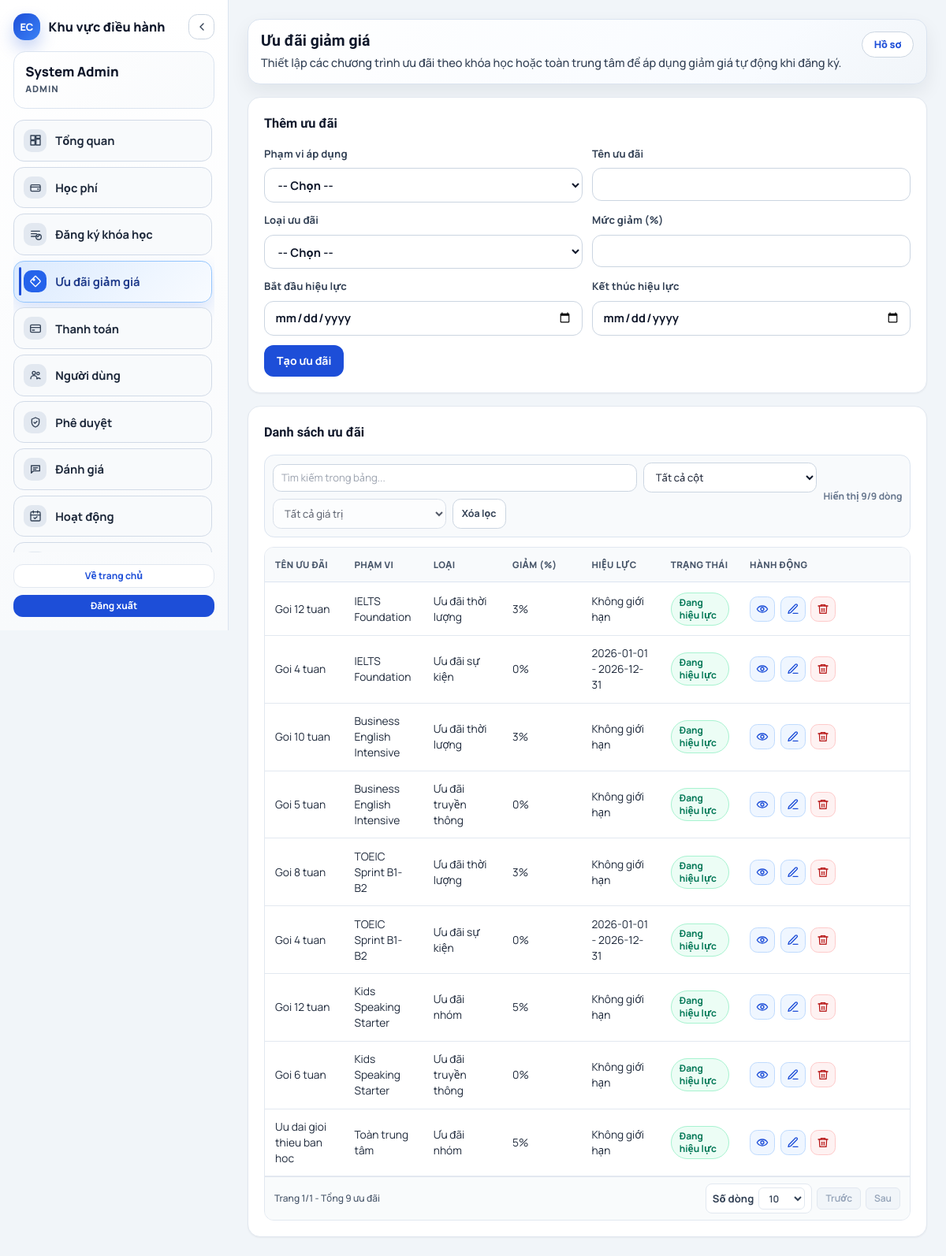
The app's page /?page=promotions-manage (signed in) with its own data.
### tables this page shows
CREATE TABLE promotions (
    id BIGINT UNSIGNED AUTO_INCREMENT PRIMARY KEY,
    course_id BIGINT UNSIGNED DEFAULT NULL,
    name VARCHAR(150) NOT NULL,
    promo_type ENUM('DURATION', 'SOCIAL', 'EVENT', 'GROUP') NOT NULL,
    discount_value DECIMAL(5,2) NOT NULL DEFAULT 0,
    start_date DATE DEFAULT NULL,
    end_date DATE DEFAULT NULL,
    CONSTRAINT ck_promotions_discount_value CHECK (discount_value >= 0 AND discount_value <= 100),
    CONSTRAINT ck_promotions_date_range CHECK (start_date IS NULL OR end_date IS NULL OR start_date <= end_date),
    CONSTRAINT fk_promotions_course FOREIGN KEY (course_id) REFERENCES courses(id),
    KEY idx_promotions_scope_dates (course_id, start_date, end_date),
    KEY idx_promotions_promo_type (promo_type)
);

### public_html/pages/manage-promotions/index.php (the view, shortened to what the rows shown need)
<?php
$academicModel = new AcademicModel();
$promotionPage = max(1, (int) ($_GET['promotion_page'] ?? 1));
$promotionPerPage = ui_pagination_resolve_per_page('promotion_per_page', 10);
$promotionTotal = $academicModel->countPromotions();
$promotions = $academicModel->listPromotionsPage($promotionPage, $promotionPerPage);
$viewer = auth_user();
$isAdmin = (($viewer['role'] ?? '') === 'admin');
$canManagePromotion = $isAdmin || has_any_permission(['finance.tuition.manage', 'finance.tuition.create', 'finance.tuition.update', 'finance.adjust.request']);
$canDeletePromotion = $isAdmin || has_any_permission(['finance.tuition.manage', 'finance.tuition.delete', 'finance.adjust.request']);
$promoTypeOptions = [
    'DURATION' => 'Ưu đãi thời lượng',
    'SOCIAL' => 'Ưu đãi truyền thông',
    'EVENT' => 'Ưu đãi sự kiện',
    'GROUP' => 'Ưu đãi nhóm',
];
$today = date('Y-m-d');
?>
<div class="grid gap-4">
    <article class="rounded-2xl border border-slate-200 bg-white p-5 shadow-sm">
        <div class="overflow-x-auto rounded-xl border border-slate-200 bg-white">
            <table class="min-w-full border-collapse text-sm">
                <thead>
                    <tr>
                        <th>Tên ưu đãi</th>
                        <th>Phạm vi</th>
                        <th>Loại</th>
                        <th>Giảm (%)</th>
                        <th>Hiệu lực</th>
                        <th>Trạng thái</th>
                        <th>Hành động</th>
                    </tr>
                </thead>
                <tbody>
                    <?php if (empty($promotions)): ?>
                        <tr>
                            <td colspan="7">
                                <div class="rounded-xl border border-dashed border-slate-300 bg-slate-50 p-6 text-center text-sm text-slate-500">Chưa có ưu đãi nào.</div>
                            </td>
                        </tr>
                    <?php else: ?>
                        <?php foreach ($promotions as $promotion): ?>
                            <?php
                            $promotionId = (int) ($promotion['id'] ?? 0);
                            $courseId = max(0, (int) ($promotion['course_id'] ?? 0));
                            $courseName = trim((string) ($promotion['course_name'] ?? ''));
                            $scopeLabel = $courseId > 0
                                ? ($courseName !== '' ? $courseName : ('Khóa #' . $courseId))
                                : 'Toàn trung tâm';
                            $promoType = strtoupper(trim((string) ($promotion['promo_type'] ?? 'DURATION')));
                            $promoTypeLabel = (string) ($promoTypeOptions[$promoType] ?? $promoType);
                            $discountValue = max(0, min(100, (float) ($promotion['discount_value'] ?? 0)));
                            $discountText = rtrim(rtrim(number_format($discountValue, 2, '.', ''), '0'), '.');
                            $startDate = trim((string) ($promotion['start_date'] ?? ''));
                            $endDate = trim((string) ($promotion['end_date'] ?? ''));
                            if ($startDate !== '' && $endDate !== '') {
                                $effectiveText = $startDate . ' - ' . $endDate;
                            } elseif ($startDate !== '') {
                                $effectiveText = 'Từ ' . $startDate;
                            } elseif ($endDate !== '') {
                                $effectiveText = 'Đến ' . $endDate;
                            } else {
                                $effectiveText = 'Không giới hạn';
                            }
                            $isActive = ($startDate === '' || $startDate <= $today)
                                && ($endDate === '' || $endDate >= $today);
                            ?>
                            <tr>
                                <td><?= e((string) ($promotion['name'] ?? ('Ưu đãi #' . $promotionId))); ?></td>
                                <td><?= e($scopeLabel); ?></td>
                                <td><?= e($promoTypeLabel); ?></td>
                                <td><?= e($discountText); ?>%</td>
                                <td><?= e($effectiveText); ?></td>
                                <td>
                                    <?php if ($isActive): ?>
                                        <span class="inline-flex items-center rounded-full border border-emerald-200 bg-emerald-50 px-2.5 py-1 text-xs font-bold text-emerald-700">Đang hiệu lực</span>
                                    <?php else: ?>
                                        <span class="inline-flex items-center rounded-full border border-slate-200 bg-slate-100 px-2.5 py-1 text-xs font-bold text-slate-600">Ngoài hiệu lực</span>
                                    <?php endif; ?>
                                </td>
                                <td>
                                    <span class="inline-flex flex-wrap items-center gap-2">
                                        <?php if ($canManagePromotion): ?>
                                            <a href="<?= e(page_url('promotions-manage', ['edit' => $promotionId, 'promotion_page' => $promotionPage, 'promotion_per_page' => $promotionPerPage])); ?>">Sửa</a>
                                        <?php endif; ?>
                                        <?php if ($canDeletePromotion): ?>
                                            <form class="inline-block" method="post" action="/api/promotions/delete?id=<?= $promotionId; ?>" onsubmit="return confirm('Có chắc không?')">
                                                <button class="<?= ui_btn_danger_classes('sm'); ?>" type="submit">Xóa</button>
                                            </form>
                                        <?php endif; ?>
                                    </span>
                                </td>
                            </tr>
                        <?php endforeach; ?>
                    <?php endif; ?>
                </tbody>
            </table>
        </div>
    </article>
</div>

### records on screen
promotions: name "Goi 12 tuan", scopeLabel "IELTS Foundation", promo_type "Ưu đãi thời lượng", discount_value "3", effectiveText "Không giới hạn", shows "Đang hiệu lực"
promotions: name "Goi 4 tuan", scopeLabel "IELTS Foundation", promo_type "Ưu đãi sự kiện", discount_value "0", effectiveText "2026-01-01 - 2026-12-31", shows "Đang hiệu lực"
promotions: name "Goi 10 tuan", scopeLabel "Business English Intensive", promo_type "Ưu đãi thời lượng", discount_value "3", effectiveText "Không giới hạn", shows "Đang hiệu lực"
promotions: name "Goi 5 tuan", scopeLabel "Business English Intensive", promo_type "Ưu đãi truyền thông", discount_value "0", effectiveText "Không giới hạn", shows "Đang hiệu lực"
promotions: name "Goi 8 tuan", scopeLabel "TOEIC Sprint B1-B2", promo_type "Ưu đãi thời lượng", discount_value "3", effectiveText "Không giới hạn", shows "Đang hiệu lực"
promotions: name "Goi 4 tuan", scopeLabel "TOEIC Sprint B1-B2", promo_type "Ưu đãi sự kiện", discount_value "0", effectiveText "2026-01-01 - 2026-12-31", shows "Đang hiệu lực"
promotions: name "Goi 12 tuan", scopeLabel "Kids Speaking Starter", promo_type "Ưu đãi nhóm", discount_value "5", effectiveText "Không giới hạn", shows "Đang hiệu lực"
promotions: name "Goi 6 tuan", scopeLabel "Kids Speaking Starter", promo_type "Ưu đãi truyền thông", discount_value "0", effectiveText "Không giới hạn", shows "Đang hiệu lực"
promotions: name "Uu dai gioi thieu ban hoc", scopeLabel "Toàn trung tâm", promo_type "Ưu đãi nhóm", discount_value "5", effectiveText "Không giới hạn", shows "Đang hiệu lực"

### other values on screen
$adminUser['full_name'] "System Admin"
$adminUser['role'] "ADMIN"
$displayAdminTitle "Ưu đãi giảm giá"
$displayAdminDescription "Thiết lập các chương trình ưu đãi theo khóa học hoặc toàn trung tâm để áp dụng giảm giá tự động khi đăng ký."
$promotionPage "1"
$promotionTotalPages "1"
$promotionTotal "9"
form field promotion_per_page "10"
